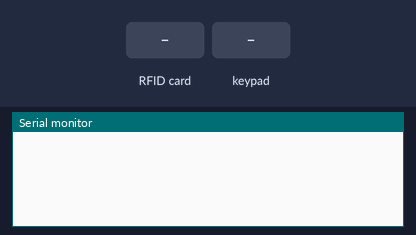
The sketch below on a simulated Arduino Uno, built with avr-gcc and run on an emulated ATmega328P. Parts: the last lines printed to the serial monitor. Inputs (shaded band) come from the test bench.

Above: at 1.2 s.
1.3 s: RFID card 33 33 C3 1A held to the reader
At 2.5 s:
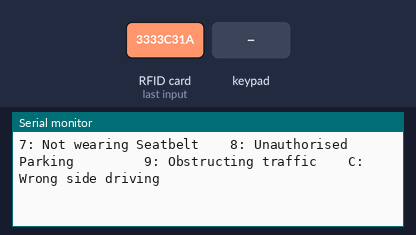
2.8 s: key '1' pressed
At 4.0 s:
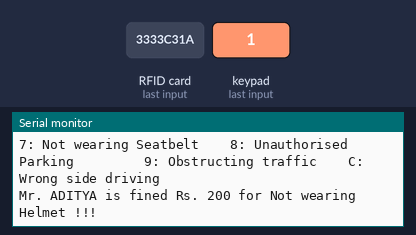
4.3 s: RFID card 4C 5F 42 49 held to the reader
At 4.46 s:
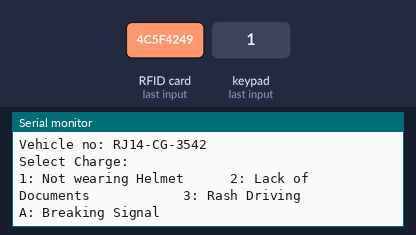
5.8 s: keypad keys 3 3 3 3 C 3 1 A pressed 0.4 s apart
At 6.4 s:
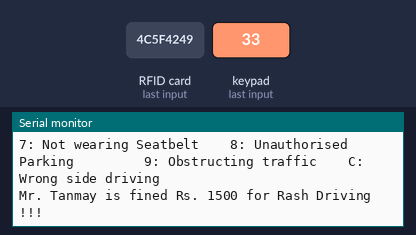
10.5 s: RFID card FE 9E C9 83 held to the reader
At 12.0 s:
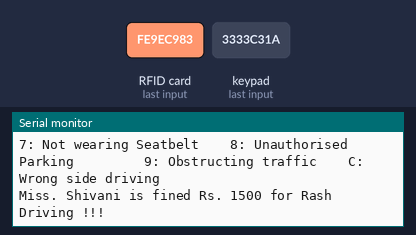
12.3 s: RFID card 33 33 C3 1A held to the reader
At 13.5 s:
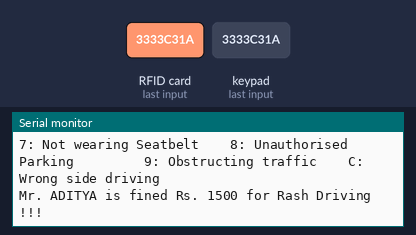

Measured:
- after the input at 1.3 s, the serial monitor: prints a new line at once (image 1)
- after the input at 2.8 s, the serial monitor: prints a new line at once (image 2)
- after the input at 4.3 s, the serial monitor: prints a new line at once (image 3)
- after the input at 5.8 s, the serial monitor: prints a new line at once (image 4)
- after the input at 10.5 s, the serial monitor: prints a new line at once (image 5)
- after the input at 12.3 s, the serial monitor: prints a new line at once (image 6)

The sketch:

device_arduino.ino
```cpp
#include <SPI.h>
#include <MFRC522.h>
#include <Keypad.h>

#define RST_PIN         9           // Configurable, see typical pin layout above
#define SS_PIN          10          // Configurable, see typical pin layout above


const byte ROWS = 4; //four rows
const byte COLS = 4; //three columns
char keys[ROWS][COLS] = {
  {'1','2','3','A'},
  {'4','5','6','B'},
  {'7','8','9','C'},
  {'*','0','#','D'}
};
byte rowPins[ROWS] = {A0,A1,A2,A3}; //connect to the row pinouts of the keypad
byte colPins[COLS] = {5,6,7,8}; //connect to the column pinouts of the keypad

Keypad keypad = Keypad( makeKeymap(keys), rowPins, colPins, ROWS, COLS );

MFRC522 mfrc522(SS_PIN, RST_PIN);   // Create MFRC522 instance
int a=4500, b=5500, c=6500;
int readsuccess;
byte readcard[4];
char str[32] = "", key;
String StrUID, charge, penalty;

void setup() {
  Serial.begin(9600);                                           // Initialize serial communications with the PC
  SPI.begin();                                                  // Init SPI bus
  mfrc522.PCD_Init();                                              // Init MFRC522 card
//  Serial.println(F("Read personal data on a MIFARE PICC:"));    //shows in serial that it is ready to read
}

void loop() {
  readsuccess = getid();
//  Serial.println(StrUID);
  if(readsuccess) {
   Serial.println("");
    if(StrUID=="3333C31A"){
      Serial.println("Vehicle no: RJ14-LC-1996");
      show_charges();
      while(penalty=="" or charge==""){
        penalty, charge = fine();
      }
      Serial.println();
      Serial.print("Mr. ADITYA is fined Rs. ");
      Serial.print(penalty);
      Serial.print(" for ");
      Serial.print(charge);
      Serial.print(" !!!");
      Serial.println("");
      Serial.println("");
      penalty = "";
      charge="";
      }
    if(StrUID=="4C5F4249"){
    Serial.println("Vehicle no: RJ14-CG-3542");
    show_charges();
    while(penalty=="" or charge==""){
      penalty, charge = fine();
    }
    Serial.println();
    Serial.print("Mr. Tanmay is fined Rs. ");
    Serial.print(penalty);
    Serial.print(" for ");
    Serial.print(charge);
    Serial.print(" !!!");
    Serial.println("");
    Serial.println("");
    penalty="";
    charge="";
  }
  if(StrUID=="FE9EC983"){
    Serial.println("Vehicle no: RJ20-AS-9817");
    show_charges();
    while(penalty=="" or charge==""){
      penalty, charge = fine();
    }
    Serial.println();
    Serial.print("Miss. Shivani is fined Rs. ");
    Serial.print(penalty);
    Serial.print(" for ");
    Serial.print(charge);
    Serial.print(" !!!");
    Serial.println("");
    Serial.println("");
    penalty="";
    charge="";
  }
  delay(1000);
      }
}
// ------------------------------------------------------------------
int getid() {
  if(!mfrc522.PICC_IsNewCardPresent()) {
    return 0;
  }
  if(!mfrc522.PICC_ReadCardSerial()) {
    return 0;
  }

  for(int i=0;i<4;i++){
    readcard[i]=mfrc522.uid.uidByte[i]; //storing the UID of the tag in readcard
    array_to_string(readcard, 4, str);
    StrUID = str;
  }
  mfrc522.PICC_HaltA();
  return 1;
}
// -----------------------------------------------------------------
String fine(){
  char key = keypad.getKey();
  if (key){
    if (key=='1'){
      penalty = "200";
      charge = "Not wearing Helmet" ;
    }
    else if (key=='2'){
      penalty = "1000";
      charge = "lack of Documents" ;
    }
    else if (key=='3'){
      penalty = "1500";
      charge = "Rash Driving" ;
    }
    else if (key=='4'){
      penalty = "500";
      charge = "Not having Insurance" ;
    }
    else if (key=='5'){
      penalty = "1000";
      charge = "Overspeeding" ;
    }
    else if (key=='6'){
      penalty = "5000";
      charge = "Drunk and Drive" ;
    }
    else if (key=='7'){
      penalty = "800";
      charge = "Not wearing Seat Belt" ;
    }
    else if (key=='8'){
      penalty = "250";
      charge = "Unauthorised parking" ;
    }
    else if (key=='9'){
      penalty = "500";
      charge = "Obstructing Traffic" ;
    }
    else if (key=='A'){
      penalty = "1500";
      charge = "Breaking Signal" ;
    }
    else if (key=='B'){
      penalty = "5000";
      charge = "Hit and Run" ;
    }
    else if (key=='C'){
      penalty = "5000";
      charge = "Driving at wrong side" ;
    }
    }
    else{
      penalty="";
      charge="";
  }
  return penalty, charge;
}
void show_charges(){
  Serial.println();
  Serial.println("Select Charge: ");
  Serial.println("1: Not wearing Helmet      2: Lack of Documents            3: Rash Driving           A: Breaking Signal");
  Serial.println("4: Not having Insurance    5: Overspeeding                 6: Drunk and Drive        B: Hit and Run");
  Serial.println("7: Not wearing Seatbelt    8: Unauthorised Parking         9: Obstructing traffic    C: Wrong side driving");
}
// --------------------------------------------------------------------
void array_to_string(byte array[], unsigned int len, char buffer[]) {
    for (unsigned int i = 0; i < len; i++)
    {
        byte nib1 = (array[i] >> 4) & 0x0F;
        byte nib2 = (array[i] >> 0) & 0x0F;
        buffer[i*2+0] = nib1  < 0xA ? '0' + nib1  : 'A' + nib1  - 0xA;
        buffer[i*2+1] = nib2  < 0xA ? '0' + nib2  : 'A' + nib2  - 0xA;
    }
    buffer[len*2] = '\0';
}
```
